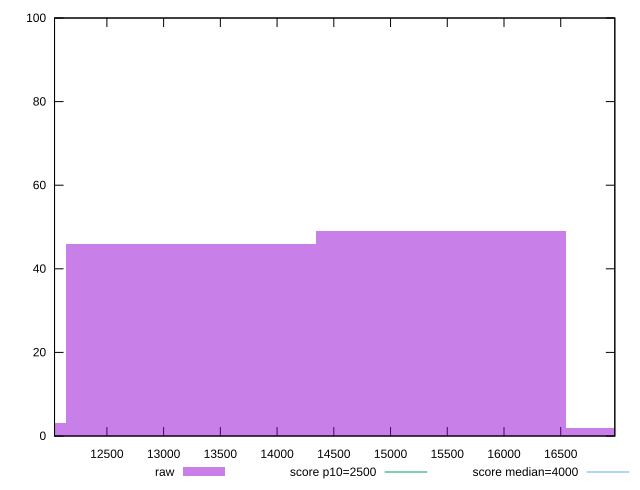

Reproduce this figure in gnuplot.
reset

$raw <<EOF
15446.77365377228 49
13240.091703233382 46
11033.409752694486 3
17653.455604311177 2
EOF

set key outside below
set boxwidth 2206.681950538897
set xrange [12038.505500000001:16976.718999999997]
set yrange [0:100]
set trange [0:100]
set style fill transparent solid 0.5 noborder

set parametric
set terminal svg size 640, 490 enhanced background rgb 'white'
set output "reprap/largest-contentful-paint/samples/pages+cached+noexternal+nomedia+nocss/raw/histogram.svg"

plot $raw title "raw" with boxes, \
     2500,t title "score p10=2500", \
     4000,t title "score median=4000"

reset
